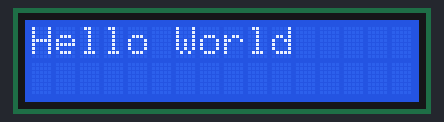
Recording of a sketch running on a simulated Arduino Uno, built with avr-gcc and run on an emulated ATmega328P. Parts: 16×2 character LCD.

Above: at 0.1 s.
At 3.1 s:
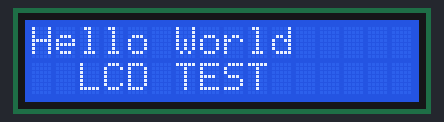
At 6.1 s:
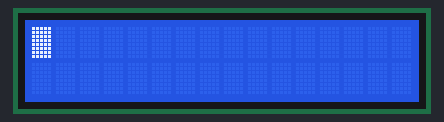
At 16.1 s:
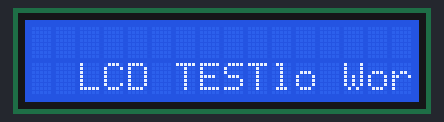
At 26.1 s:
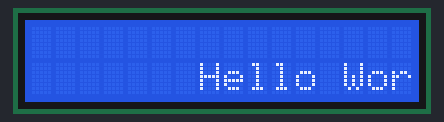
At 36.1 s:
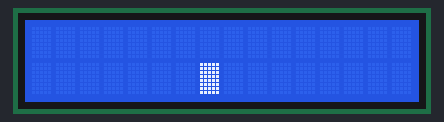

Measured:
- what the display in image 1 shows lasts 3.0 s, from 3.1 s to 6.1 s
- what the display in image 2 shows lasts 4.0 s, from 6.1 s to 10.1 s

The sketch:

LCDTest.ino
```cpp
#include <LiquidCrystal.h>

LiquidCrystal lcd(1, 2, 4, 5, 6, 7);

void setup() {
  lcd.begin(16, 2);
}

void loop() {
  lcd.print("Hello World");
  delay(3000);

  lcd.setCursor(2, 1);
  lcd.print("LCD TEST");
  delay(3000);

  lcd.clear();

  lcd.blink();
  delay(4000);

  lcd.setCursor(7, 1);
  delay(3000);

  lcd.noBlink();
}
```
